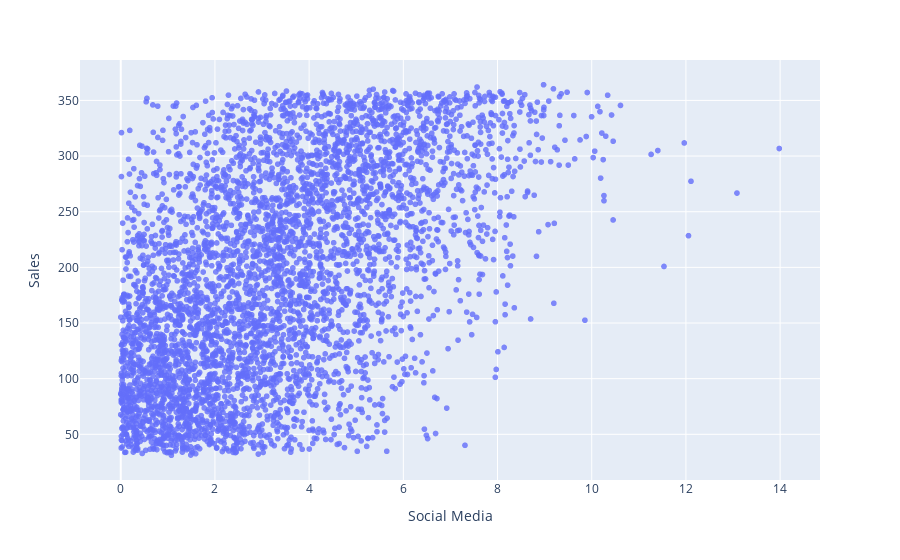

The code cell stored with this chart in its notebook:
### Markdown cell above
#### Plot Social Media promotion budget against Sales

### Code cell
fig_sm = px.scatter(df, x="Social Media", y="Sales", hover_data=['Sales'], opacity=0.8, height=500)
fig_sm.show()

### Figure 1 — Plotly figure (JSON) as saved in the notebook; plotly's stock layout.template omitted (floating-point values rounded to 4 significant figures; data arrays with more than 128 entries replaced by an {"elided": "..."} marker saying what was removed)
{"data": [{"hovertemplate": "Social Media=%{x}<br>Sales=%{y}<extra></extra>", "legendgroup": "", "marker": {"color": "#636efa", "opacity": 0.8, "symbol": "circle"}, "mode": "markers", "name": "", "showlegend": false, "type": "scattergl", "x": {"elided": "4546 float values"}, "xaxis": "x", "y": {"elided": "4546 float values"}, "yaxis": "y"}], "layout": {"autosize": true, "legend": {"tracegroupgap": 0}, "margin": {"t": 60}, "xaxis": {"anchor": "y", "autorange": true, "domain": [0, 1], "range": [-0.8097, 14.79], "title": {"text": "Social Media"}, "type": "linear"}, "yaxis": {"anchor": "x", "autorange": true, "domain": [0, 1], "range": [8.324, 387.0], "title": {"text": "Sales"}, "type": "linear"}}}
